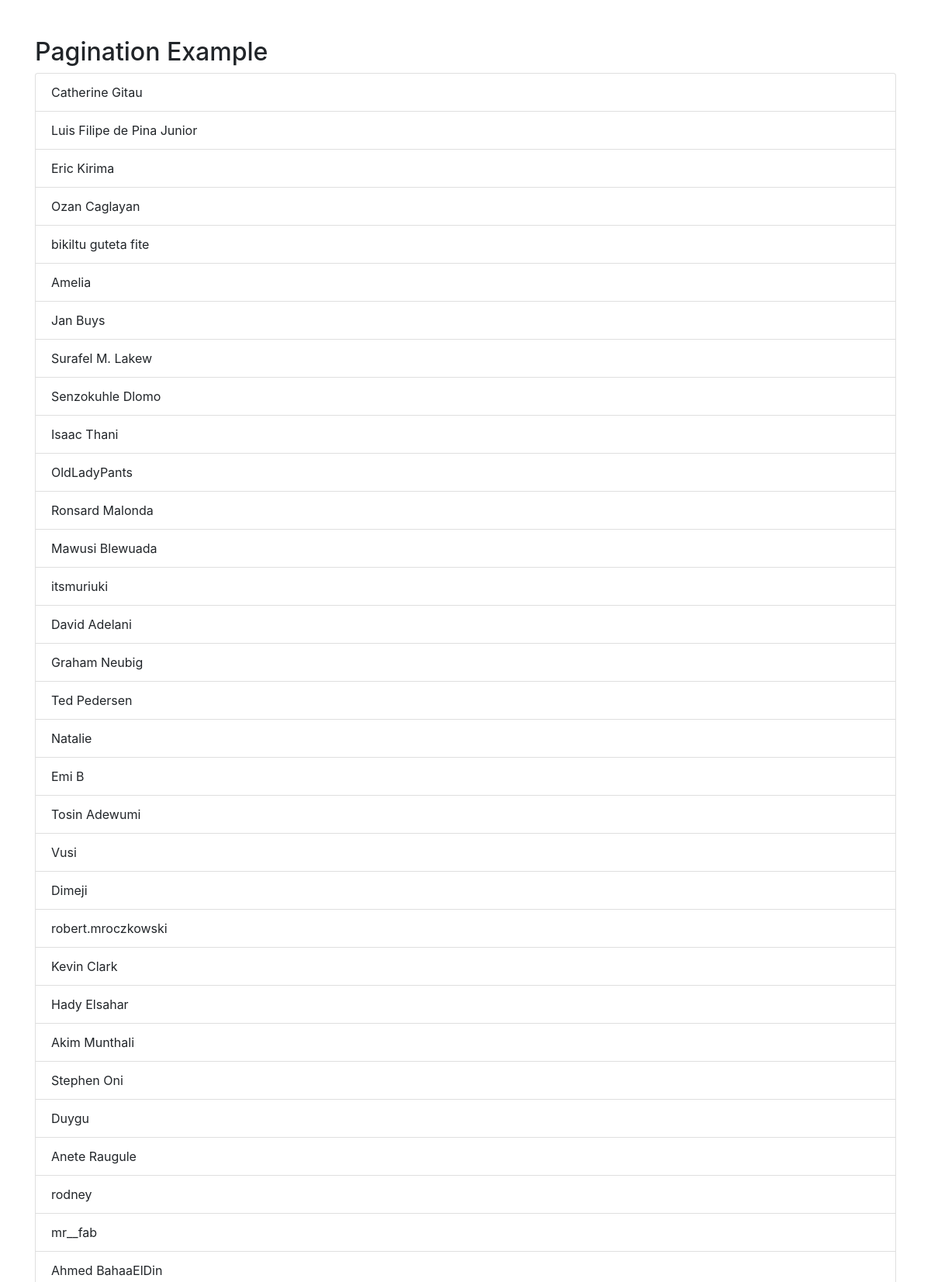
The app's page /pagination.php?page=3 (upper part) with its own data.
### tables this page shows
CREATE TABLE `members` (
  `id` int(11) NOT NULL,
  `fullname` varchar(100) NOT NULL,
  `affiliation` varchar(256) NOT NULL,
  `nationality` varchar(50) NOT NULL,
  `languages_spoken` varchar(256) NOT NULL,
  `languages_working_on` varchar(256) NOT NULL,
  `country_interesting` varchar(256) NOT NULL,
  `nlp_ml_tasks` varchar(5000) NOT NULL,
  `images` varchar(256) NOT NULL
);

### pagination.php (the view, shortened to what this page needs)
<!DOCTYPE html>
<html>
<head>
    <link rel="stylesheet" href="https://maxcdn.bootstrapcdn.com/bootstrap/4.5.2/css/bootstrap.min.css">
</head>
<body>
    <div class="container mt-5">
        <h2>Pagination Example</h2>
        <?php
    $itemsPerPage = 100;
    $servername = "localhost";
    $username = "root";
    $password = "";
    $dbname = "masakhane";
    $conn = new mysqli($servername, $username, $password, $dbname);
    $currentPage = isset($_GET['page']) ? intval($_GET['page']) : 1;
    $startIndex = ($currentPage - 1) * $itemsPerPage;
    $itemsQuery = "SELECT * FROM members LIMIT $startIndex, $itemsPerPage";
    $result = $conn->query($itemsQuery);
    if ($result->num_rows > 0) {
        echo "<ul class='list-group'>";
        while($row = $result->fetch_assoc()) {
            echo "<li class='list-group-item'>" . $row['fullname'] . "</li>";
        }
        echo "</ul>";
    } else {
        echo "No items found.";
    }
    ?>
    </div>
</body>
</html>

### records on screen
members: fullname "Catherine Gitau"
members: fullname "Luis Filipe de Pina Junior"
members: fullname "Eric Kirima"
members: fullname "Ozan Caglayan"
members: fullname "bikiltu guteta fite"
members: fullname "Amelia"
members: fullname "Jan Buys"
members: fullname "Surafel M. Lakew"
members: fullname "Senzokuhle Dlomo"
members: fullname "Isaac Thani"
members: fullname "OldLadyPants"
members: fullname "Ronsard Malonda"
members: fullname "Mawusi Blewuada"
members: fullname "itsmuriuki"
members: fullname "David Adelani"
members: fullname "Graham Neubig"
members: fullname "Ted Pedersen"
members: fullname "Natalie"
members: fullname "Emi B"
members: fullname "Tosin Adewumi"
members: fullname "Vusi"
members: fullname "Dimeji"
members: fullname "robert.mroczkowski"
members: fullname "Kevin Clark"
members: fullname "Hady Elsahar"
members: fullname "Akim Munthali"
members: fullname "Stephen Oni"
members: fullname "Duygu"
members: fullname "Anete Raugule"
members: fullname "rodney"
members: fullname "mr__fab"
members: fullname "Ahmed BahaaElDin"
